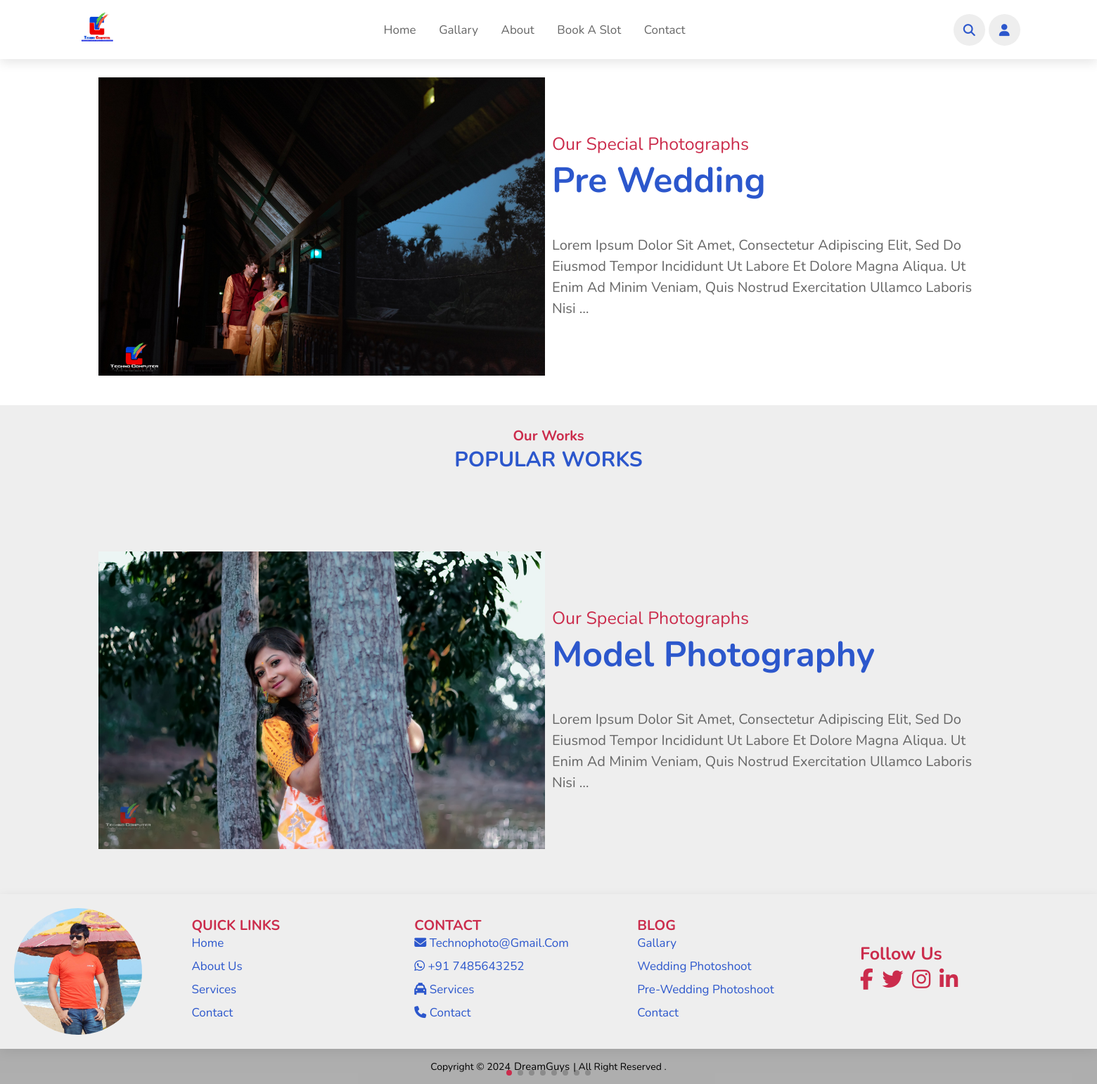
The page /gallery on the database its author committed.
### techno/models.py (models this page shows, shortened)
class Post(models.Model):
    STATUS=(
        ('0','Draft'),
        ('1','Publish'),
    )
    SECTION = (
        ('Main_post','Main_post'),
        ('Recent','Recent'),
        ('Popular','Popular'),
        ('Gallary','Gallary'),
        ('Editors_Pick','Editors_Pick'),
    )
    featured_image = models.ImageField(upload_to='Images')
    title = models.CharField(max_length=200)
    content = RichTextField()
    date = models.DateField(auto_now_add = True)
    status = models.CharField(choices=STATUS,max_length=100)
    section =models.CharField(choices =SECTION,max_length=200)

### Techno_photo/views.py (the view)
# urls.py: path('gallery',views.GALLERY,name= "gallery"),
def GALLERY(request):
    main_post = Post.objects.filter(section='Main_post' ,status=1).order_by('-id')
    popular_post = Post.objects.filter(section='Popular',status=1).order_by('-id')
    recent_post = Post.objects.filter(section='Recent',status=1)
    context={
        'main_post':main_post,
        'popular_post':popular_post,
        'recent_post':recent_post,
    }
    return render (request,"gallery.html",context)

### templates/gallery.html (shortened to what this page needs)
{% extends "base.html" %}
{% load static %}
{% block content %}
<section class="home" id="home">
    <div class="swiper-container home-slider">
        <div class="swiper-wrapper wrapper">
        {% for i in recent_post %}
            <div class="swiper-slide slide">
                <div class="image">
                    <img src="{{i.featured_image}}" alt="Images">
                </div>
                <div class="content">
                    <span>Our Special Photographs</span>
                    <h4>{{i.title}}</h4>
                    <br><br>
                    <p>{{i.content |truncatechars:200|safe}}
                    </p>
                </div>
            </div>
        {% endfor %}
        </div>
    <div class="swiper-pagination"></div>
    </div>
</section>
<section class="home" id="home">
    <div class="swiper-container home-slider">
        <h3 class="sub-heading">Our Works </h3>
        <h1 class="heading">Popular Works</h1>
        <div class="swiper-wrapper wrapper">
        {% for i in popular_post %}
            <div class="swiper-slide slide">
                <div class="image">
                    <img src="{{i.featured_image}}" alt="Images">
                </div>
                <div class="content">
                    <span>Our Special Photographs</span>
                    <h4>{{i.title}}</h4>
                    <br><br>
                    <p>{{i.content |truncatechars:200|safe}}
                    </p>
                </div>
            </div>
        {% endfor %}
        </div>
    </div>
</section>
{% endblock content %}

### static/css/style.css (style rules this page uses)
:root { --green:#cb2c4c; --black:#2c57cc; --light:#666; --box-shadow:0 .5rem 1.5rem rgb(0,0,0,.1); }
* { font-family: "Nunito", sans-serif; margin: 0; padding: 0; box-sizing: border-box; text-decoration: none; outline: none; border: none; text-transform: capitalize; transition: all .2s linear; }
html { scroll-behavior: smooth; overflow-x: hidden; font-size: 62.5%; scroll-padding-top: 5.5rem; }
section { padding: 2rem 9%; }
section:nth-child(even) { background: #eee; }
.home .home-slider .slide { display: flex; align-items: center; flex-wrap: wrap; gap: 1rem; overflow: hidden; padding-top:9rem ; }
.home .home-slider .slide .content { flex:1 1 45rem ; }
.home .home-slider .slide .image { flex:1 1 45rem ; }
.home .home-slider .slide .image img { width: 100%; }
.home .home-slider .slide .content span { color: var(--green); font-size: 2.5rem; }
.home .home-slider .slide .content h4 { color: var(--black); font-size: 5rem; }
.home .home-slider .slide .content p { color: var(--light); font-size: 2rem; padding: .5rem 0; line-height: 1.5; }
.sub-heading { text-align: center; color: var(--green); font-size: 2rem; padding-top: 1rem; }
.heading { text-align: center; color: var(--black); font-size: 3rem; padding-bottom: 2rem; text-transform: uppercase; }

### rows shown on the page
Post: featured_image (picture), title "Pre Wedding", content "Lorem Ipsum Dolor Sit Amet, Consectetur Adipiscing Elit, Sed Do Eiusmod Tempor Incididunt Ut Labore Et Dolore Magna Aliqua. Ut Enim Ad Minim Veniam, Quis Nostrud Exercitation Ullamco Laboris Nisi …"
Post: featured_image (picture), title "Model Photography", content "Lorem Ipsum Dolor Sit Amet, Consectetur Adipiscing Elit, Sed Do Eiusmod Tempor Incididunt Ut Labore Et Dolore Magna Aliqua. Ut Enim Ad Minim Veniam, Quis Nostrud Exercitation Ullamco Laboris Nisi …"
